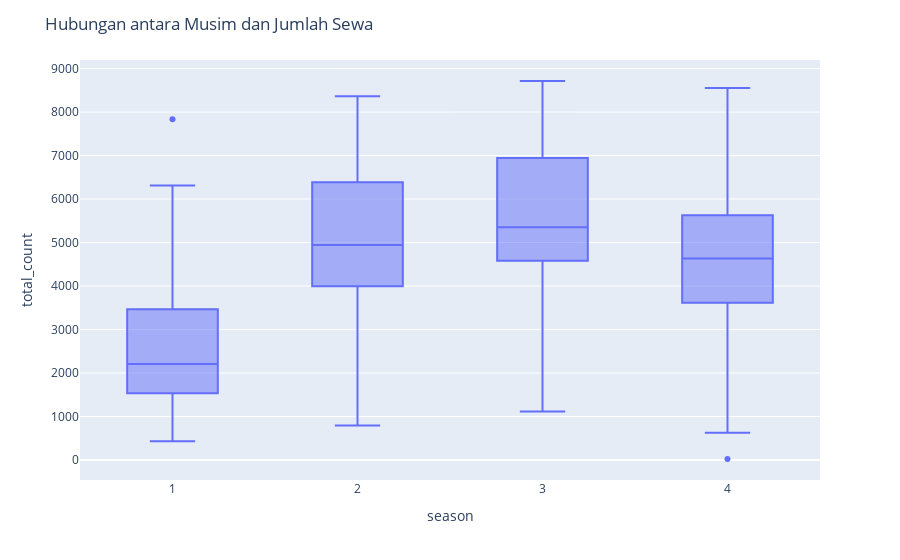

Notebook cell for this chart:
### Markdown cell above
- Hubungan antar musim (season) dan jumlah sewa (total_count)

### Code cell
fig = px.box(df_day, x='season', y='total_count')
fig.update_layout(title='Hubungan antara Musim dan Jumlah Sewa')
fig.show()

### Figure 1 — Plotly figure (JSON) as saved in the notebook; plotly's stock layout.template omitted (floating-point values rounded to 4 significant figures; data arrays with more than 128 entries replaced by an {"elided": "..."} marker saying what was removed)
{"data": [{"alignmentgroup": "True", "hovertemplate": "season=%{x}<br>total_count=%{y}<extra></extra>", "legendgroup": "", "marker": {"color": "#636efa"}, "name": "", "notched": false, "offsetgroup": "", "orientation": "v", "showlegend": false, "type": "box", "x": {"elided": "731 int values"}, "x0": " ", "xaxis": "x", "y": {"elided": "731 int values"}, "y0": " ", "yaxis": "y"}], "layout": {"boxmode": "group", "legend": {"tracegroupgap": 0}, "margin": {"t": 60}, "title": {"text": "Hubungan antara Musim dan Jumlah Sewa"}, "xaxis": {"anchor": "y", "domain": [0, 1], "title": {"text": "season"}}, "yaxis": {"anchor": "x", "domain": [0, 1], "title": {"text": "total_count"}}}}
